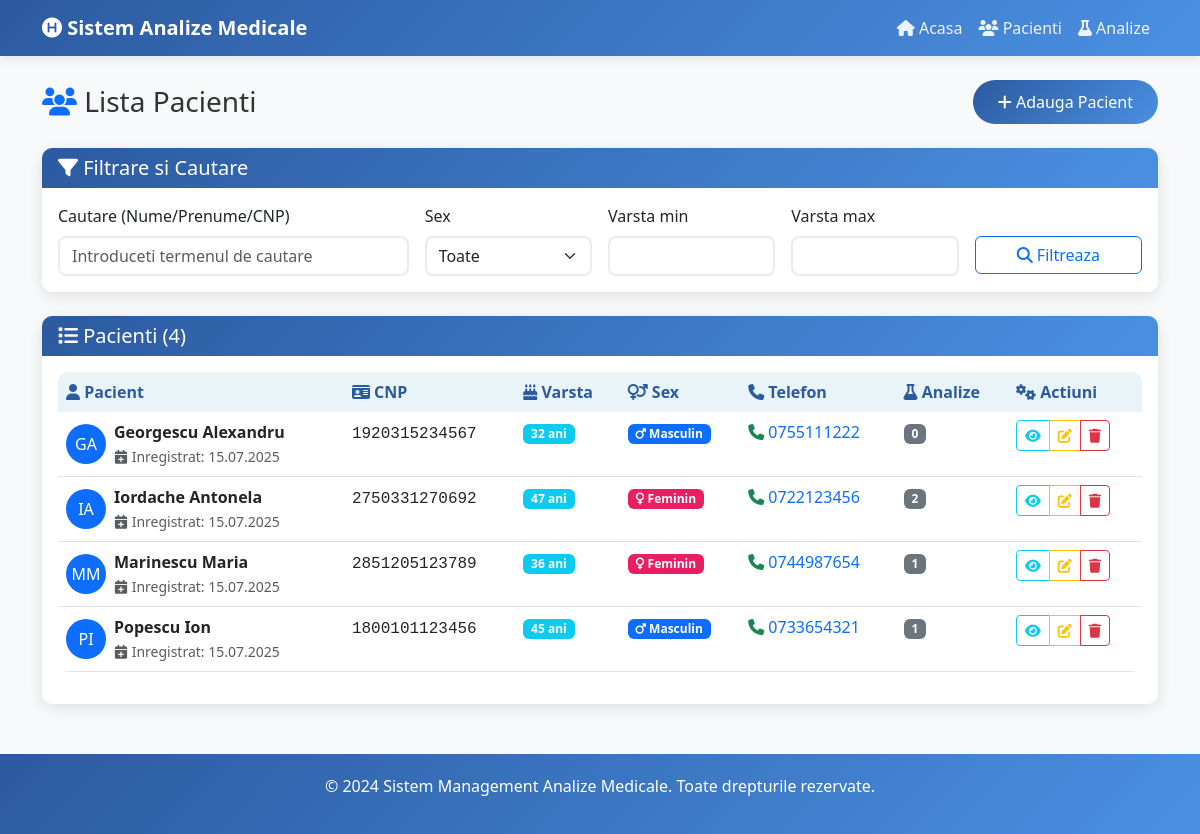
Page /patients on the committed database.
### app.py (models this page shows, shortened)
class Patient(db.Model):
    __tablename__ = 'patients'
    id = db.Column(db.Integer, primary_key=True)
    nume = db.Column(db.String(100), nullable=False, index=True)
    prenume = db.Column(db.String(100), nullable=False, index=True)
    cnp = db.Column(db.String(13), unique=True, nullable=False, index=True)
    varsta = db.Column(db.Integer, nullable=False)
    sex = db.Column(db.String(1), nullable=False)  # M/F
    telefon = db.Column(db.String(20))
    adresa = db.Column(db.Text)
    created_at = db.Column(db.DateTime, default=datetime.utcnow, index=True)
    analyses = db.relationship('Analysis', backref='patient', lazy=True, cascade='all, delete-orphan')

### app.py (the view)
@app.route('/patients')
def patients_list():
    logger.info("Accesare lista pacienți")
    search = request.args.get('search', '').strip()
    sex_filter = request.args.get('sex', '')
    age_min = request.args.get('age_min', type=int)
    age_max = request.args.get('age_max', type=int)
    sort_by = request.args.get('sort', 'nume')
    order = request.args.get('order', 'asc')
    page = request.args.get('page', 1, type=int)
    per_page = 10
    query = Patient.query
    if search:
        query = query.filter(
            (Patient.nume.ilike(f'%{search}%')) |
            (Patient.prenume.ilike(f'%{search}%')) |
            (Patient.cnp.ilike(f'%{search}%'))
        )
    if sex_filter and sex_filter in ['M', 'F']:
        query = query.filter(Patient.sex == sex_filter)
    if age_min is not None:
        query = query.filter(Patient.varsta >= age_min)
    if age_max is not None:
        query = query.filter(Patient.varsta <= age_max)
    if sort_by == 'nume':
        query = query.order_by(Patient.nume.asc() if order == 'asc' else Patient.nume.desc())
    elif sort_by == 'varsta':
        query = query.order_by(Patient.varsta.asc() if order == 'asc' else Patient.varsta.desc())
    elif sort_by == 'created_at':
        query = query.order_by(Patient.created_at.asc() if order == 'asc' else Patient.created_at.desc())
    patients = query.paginate(
        page=page, per_page=per_page, error_out=False
    )
    return render_template('patients/list.html',
                         patients=patients,
                         search=search,
                         sex_filter=sex_filter,
                         age_min=age_min,
                         age_max=age_max,
                         sort_by=sort_by,
                         order=order)

### app.py (called while the page is built)
@app.context_processor
def utility_processor():
    def format_date(date_obj):
        if date_obj:
            return date_obj.strftime('%d.%m.%Y')
        return ''
    def format_datetime(datetime_obj):
        if datetime_obj:
            return datetime_obj.strftime('%d.%m.%Y %H:%M')
        return ''
    def get_age_group(age):
        if age < 18:
            return 'Copil'
        elif age < 65:
            return 'Adult'
        else:
            return 'Senior'
    return dict(
        format_date=format_date,
        format_datetime=format_datetime,
        get_age_group=get_age_group,
        current_year=datetime.now().year
    )

### templates/patients/list.html (shortened to what this page needs)
{% extends "base.html" %}
{% block content %}
<div class="row">
    <div class="col-12">
        <div class="d-flex justify-content-between align-items-center mb-4">
            <h1 class="h3 mb-0">
                <i class="fas fa-users text-primary"></i> Lista Pacienti
            </h1>
            <a href="{{ url_for('add_patient') }}" class="btn btn-primary">
                <i class="fas fa-plus"></i> Adauga Pacient
            </a>
        </div>
    </div>
</div>
<div class="card mb-4">
    <div class="card-header">
        <h5 class="card-title mb-0">
            <i class="fas fa-filter"></i> Filtrare si Cautare
        </h5>
    </div>
    <div class="card-body">
        <form method="GET" class="row g-3">
            <div class="col-md-4">
                <label for="search" class="form-label">Cautare (Nume/Prenume/CNP)</label>
                <input type="text" class="form-control" id="search" name="search"
                       value="{{ search or '' }}" placeholder="Introduceti termenul de cautare">
            </div>
            <div class="col-md-2">
                <label for="sex" class="form-label">Sex</label>
                <select class="form-select" id="sex" name="sex">
                    <option value="">Toate</option>
                </select>
            </div>
            <div class="col-md-2">
                <label for="age_min" class="form-label">Varsta min</label>
                <input type="number" class="form-control" id="age_min" name="age_min"
                       value="{{ age_min or '' }}" min="0" max="120">
            </div>
            <div class="col-md-2">
                <label for="age_max" class="form-label">Varsta max</label>
                <input type="number" class="form-control" id="age_max" name="age_max"
                       value="{{ age_max or '' }}" min="0" max="120">
            </div>
            <div class="col-md-2">
                <label class="form-label">&nbsp;</label>
                <div class="d-grid">
                    <button type="submit" class="btn btn-outline-primary">
                        <i class="fas fa-search"></i> Filtreaza
                    </button>
                </div>
            </div>
        </form>
    </div>
</div>
<div class="card">
    <div class="card-header">
        <div class="d-flex justify-content-between align-items-center">
            <h5 class="card-title mb-0">
                <i class="fas fa-list"></i>
                Pacienti ({{ patients.total if patients.total is defined else patients|length }})
            </h5>
        </div>
    </div>
    <div class="card-body">
        {% set patient_list = patients.items if patients.items is defined else patients %}
        {% if patient_list %}
            <div class="table-responsive">
                <table class="table table-hover">
                    <thead>
                        <tr>
                            <th><i class="fas fa-user"></i> Pacient</th>
                            <th><i class="fas fa-id-card"></i> CNP</th>
                            <th><i class="fas fa-birthday-cake"></i> Varsta</th>
                            <th><i class="fas fa-venus-mars"></i> Sex</th>
                            <th><i class="fas fa-phone"></i> Telefon</th>
                            <th><i class="fas fa-flask"></i> Analize</th>
                            <th><i class="fas fa-cogs"></i> Actiuni</th>
                        </tr>
                    </thead>
                    <tbody>
                        {% for patient in patient_list %}
                        <tr>
                            <td>
                                <div class="d-flex align-items-center">
                                    <div class="avatar bg-primary text-white rounded-circle me-2"
                                         style="width: 40px; height: 40px; display: flex; align-items: center; justify-content: center;">
                                        {{ patient.nume[0] }}{{ patient.prenume[0] }}
                                    </div>
                                    <div>
                                        <div class="fw-semibold">{{ patient.nume }} {{ patient.prenume }}</div>
                                        <small class="text-muted">
                                            <i class="fas fa-calendar-plus"></i>
                                            Inregistrat: {{ patient.created_at.strftime('%d.%m.%Y') if patient.created_at else 'N/A' }}
                                        </small>
                                    </div>
                                </div>
                            </td>
                            <td>
                                <span class="font-monospace">{{ patient.cnp }}</span>
                            </td>
                            <td>
                                <span class="badge bg-info">{{ patient.varsta }} ani</span>
                            </td>
                            <td>
                                {% if patient.sex == 'M' %}
                                    <span class="badge bg-primary">
                                        <i class="fas fa-mars"></i> Masculin
                                    </span>
                                {% else %}
                                    <span class="badge bg-pink" style="background-color: #e91e63 !important;">
                                        <i class="fas fa-venus"></i> Feminin
                                    </span>
                                {% endif %}
                            </td>
                            <td>
                                {% if patient.telefon %}
                                    <a href="tel:{{ patient.telefon }}" class="text-decoration-none">
                                        <i class="fas fa-phone text-success"></i> {{ patient.telefon }}
                                    </a>
                                {% else %}
                                    <span class="text-muted">-</span>
                                {% endif %}
                            </td>
                            <td>
                                <span class="badge bg-secondary">{{ patient.analyses|length if patient.analyses else 0 }}</span>
                            </td>
                            <td>
                                <div class="btn-group" role="group">
                                    <a href="{{ url_for('view_patient', id=patient.id) }}"
                                       class="btn btn-outline-info btn-sm" title="Vezi Detalii">
                                        <i class="fas fa-eye"></i>
                                    </a>
                                    <a href="{{ url_for('edit_patient', id=patient.id) }}"
                                       class="btn btn-outline-warning btn-sm" title="Editeaza">
                                        <i class="fas fa-edit"></i>
                                    </a>
                                    <a href="{{ url_for('delete_patient', id=patient.id) }}"
                                       class="btn btn-outline-danger btn-sm"
                                       onclick="return confirmDelete('Sigur doriti sa stergeti acest pacient?')"
                                       title="Sterge">
                                        <i class="fas fa-trash"></i>
                                    </a>
                                </div>
                            </td>
                        </tr>
                        {% endfor %}
                    </tbody>
                </table>
            </div>
        {% endif %}
    </div>
</div>
{% endblock %}

### templates/base.html (style rules this page uses)
:root { --primary-color: #2c5aa0; --secondary-color: #4a90e2; --accent-color: #e8f4f8; --success-color: #28a745; --danger-color: #dc3545; --warning-color: #ffc107; }
body { font-family: 'Segoe UI', Tahoma, Geneva, Verdana, sans-serif; background-color: #f8f9fa; color: #333; }
.card { border: none; border-radius: 10px; box-shadow: 0 4px 15px rgba(0,0,0,0.1); transition: transform 0.3s, box-shadow 0.3s; }
.card-header { background: linear-gradient(135deg, var(--primary-color), var(--secondary-color)); color: white; border-radius: 10px 10px 0 0 !important; border: none; }
.btn-primary { background: linear-gradient(135deg, var(--primary-color), var(--secondary-color)); border: none; border-radius: 25px; padding: 10px 25px; transition: all 0.3s; }
.table { border-radius: 10px; overflow: hidden; }
.table thead th { background: var(--accent-color); color: var(--primary-color); border: none; font-weight: 600; }
.table tbody tr { transition: background-color 0.3s; }
.form-control, .form-select { border-radius: 8px; border: 2px solid #e9ecef; transition: border-color 0.3s; }

### rows in the picture
Patient: nume "G", prenume "A", nume "Georgescu", prenume "Alexandru", created_at "15.07.2025", cnp "1920315234567", varsta "32", sex "M" (drawn), telefon "0755111222", analyses|length "0"
Patient: nume "I", prenume "A", nume "Iordache", prenume "Antonela", created_at "15.07.2025", cnp "2750331270692", varsta "47", sex "F" (drawn), telefon "0722123456", analyses|length "2"
Patient: nume "M", prenume "M", nume "Marinescu", prenume "Maria", created_at "15.07.2025", cnp "2851205123789", varsta "36", sex "F" (drawn), telefon "0744987654", analyses|length "1"
Patient: nume "P", prenume "I", nume "Popescu", prenume "Ion", created_at "15.07.2025", cnp "1800101123456", varsta "45", sex "M" (drawn), telefon "0733654321", analyses|length "1"

### other values in the picture
{{ patients.total if patients.total is defined else patients|length }} "4"
